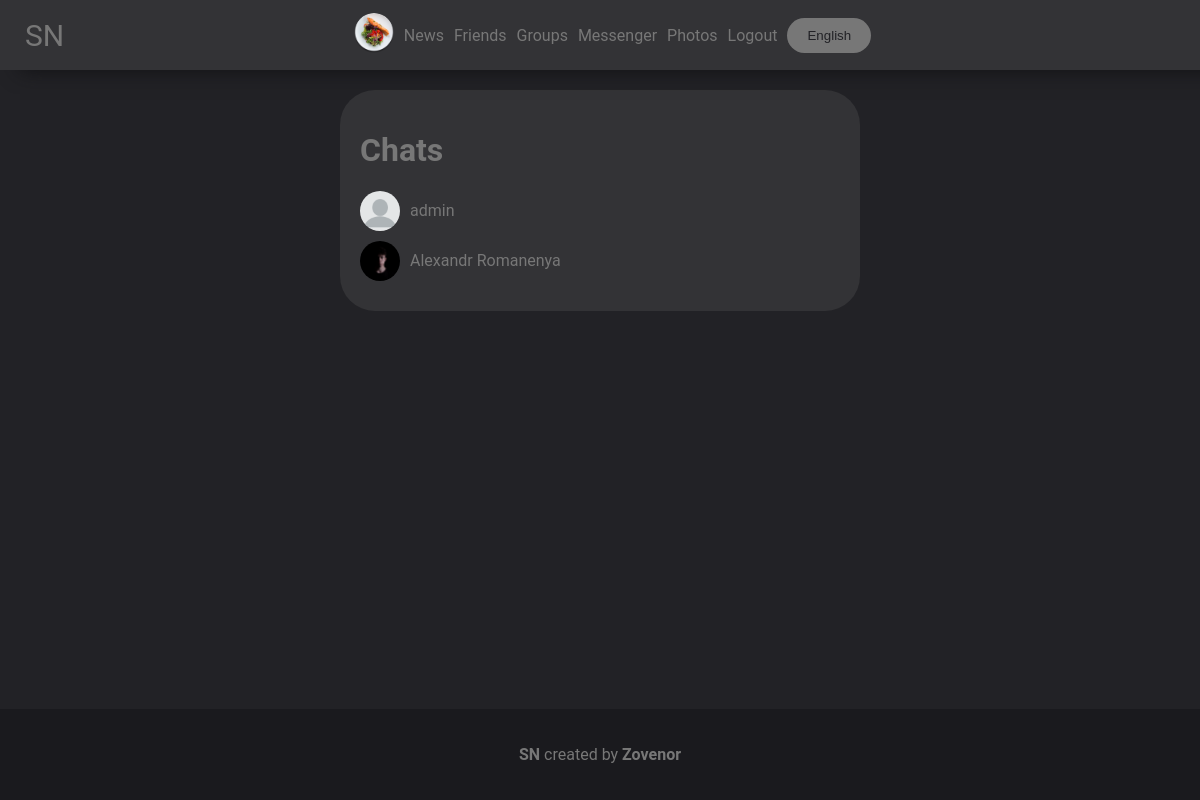
Page /messenger/ (signed in) on the committed database.
### mainpage/models.py (models this page shows, shortened)
class UserDetail(models.Model):
    user = models.ForeignKey(User, on_delete=models.CASCADE)
    age = models.DateField(null=True, blank=True)
    photo = models.ForeignKey(Photo, on_delete=models.SET_NULL, null=True, blank=True)
    permissions = models.CharField(max_length=10, default="public")
    country = models.CharField(max_length=100, null=True, blank=True)
    city = models.CharField(max_length=100, null=True, blank=True)
    sex = models.CharField(max_length=10, choices=(('male', 'male'), ('female', 'female'), ('None', 'None')),
                           default=('None', 'None'))
    def get_photo(self):
        if self.photo:
            return self.photo
        else:
            return settings.STATIC_URL + "/mainpage/img/user.png"

class Photo(models.Model):
    photo = models.ImageField(upload_to='photos')
    date = models.DateTimeField(auto_now=True)
    user = models.ForeignKey(User, on_delete=models.SET_NULL, null=True)
    permissions = models.CharField(max_length=10, default="public")
    def __str__(self):
        return self.photo.url

### messenger/views.py (the view)
# urls.py: path('', views.ChatsView.as_view()),
class ChatsView(View):
    @base
    @user_is_authenticated
    def get(self, request, content={}):
        chats = []
        chats_query = Message.objects.filter(user1=request.user.username).values('user2').distinct().union(
            Message.objects.filter(user2=request.user.username).values('user1').distinct())
        for el in chats_query:
            for el_in in el:
                chats += UserDetail.objects.get(user=User.objects.get(username=el[el_in])),
        content.update({
            'list': get_wordlist(request).Chats,
            'chats': chats,
        })
        return render(request, 'messenger/chats.html', content)

### mainpage/views.py (called while the page is built)
def base(func):
    def wrapper(self, request, content={}, *args, **kwargs):
        if request.user.is_authenticated:
            content.update({'your_user': UserDetail.objects.get(user=request.user)})
        return func(self, request, content=content, **kwargs)
    return wrapper

def user_is_authenticated(func):
    def redir(self, request):
        return redirect('/login?url=' + request.path)
    def wrapper(self, request, *args, **kwargs):
        if request.user.is_authenticated:
            return func(self, request, *args, **kwargs)
        else:
            return redir(self, request)
    return wrapper

def get_wordlist(request):
    langs_list = {
        'en': langs.EN,
        'ru': langs.RU,
    }
    if 'lang' in request.COOKIES:
        lang = request.COOKIES['lang']
        try:
            return langs_list[lang]
        except:
            return langs_list['en']
    else:
        return langs_list['en']

### messenger/templates/messenger/chats.html (shortened to what this page needs)
{% extends 'mainpage/base.html' %}
{% load static %}
{% block content %}
    <link rel="stylesheet" href="{% static 'messenger/chats.css' %}">
    <div class="chats">
        <h1>{{ list.title }}</h1>
        {% for el in chats %}
            <a href="/messenger/personal/{{ el.user.username }}" class="user">
                <div style="background-image: url('{{ el.get_photo }}')" class="user_photo"></div>
                <div class="user_name">{{ el.user.first_name }} {{ el.user.last_name }}</div>
            </a>
        {% endfor %}
    </div>
{% endblock %}

### mainpage/templates/mainpage/base.html (shortened to what this page needs)
<!doctype html>
{% load static %}
<html lang="en">
<head>
    <link rel="stylesheet" href="{% static "mainpage/base.css" %}">
</head>
<body>
<header>
    <a class="NAME" href="/">{{ list.NAME }}</a>
    {% if user.is_authenticated %}
        <a href="/account"><img width="40px" style="border-radius: 999px" src="{{ your_user.get_photo }}"></a>
        <a href="/news">{{ list.news }}</a>
        <a href="/friends">{{ list.Friends }}</a>
        <a href="/groups">{{ list.groups }}</a>
        <a href="/messenger/">{{ list.messenger }}</a>
        <a href="/photos">{{ list.photos }}</a>
        <a href="/logout?url={{ request.path }}">{{ list.LogOut }}</a>
    {% endif %}
    <button style="margin-left: 5px" class="button choose_lang" onclick="choose_lang()">{{ list.choose_lang }}</button>
</header>
<main>
    {% block content %}
{% endblock %}
</main>
<footer>
    <p><a href="https://github.com/zovenor/social_network"><b>{{ list.NAME }}</b></a> {{ list.created_by }} <a href="https://github.com/zovenor"><b>Zovenor</b></a></p>
</footer>
</body>
</html>

### mainpage/static/mainpage/base.css (style rules this page uses)
body { padding: 0; margin: 0; background: #222226; color: #777; font-family: "Roboto", "Lucida Grande", Verdana, Arial, sans-serif; min-height: 100vh; display: flex; flex-flow: column; }
header { background: #333336; padding: 10px; color: #FFF; display: flex; align-items: center; justify-content: center; position: fixed; width: 100vw; height: 50px; left: 0; top: 0; z-index: 999; box-shadow: 20px 0px 20px #111113; }
.NAME { position: fixed; left: 20px; font-size: 30px; }
header a { text-decoration: none; margin: 5px; color: #777; }
main { padding: 20px; padding-top: 90px; }
main a { text-decoration: none; color: #777; }
.button { border-color: #777; border-width: 2px; border-style: solid; border-radius: 999px; padding: 10px; transition: .5s; color: #777; background-color: #222226; width: fit-content; padding-left: 20px; padding-right: 20px; }
.choose_lang { border: 0px; background-color: #777; color: #222226; }
footer { background-color: #1a1a1e; padding: 20px; display: flex; justify-content: center; align-items: center; margin-top: auto; }
footer a { text-decoration: none; color: #777; }

### messenger/static/messenger/chats.css (style rules this page uses)
.user_photo { width: 40px; height: 40px; border-radius: 999px; background-repeat: no-repeat; background-size: cover; }
.user { display: flex; align-items: center; margin-bottom: 10px; }
.user_name { margin-left: 10px; }
.chats { display: flex; background-color: #333336; width: 40vw; padding: 20px; border-radius: 35px; flex-flow: column; }
main { display: flex; justify-content: center; }

### rows in the picture
UserDetail: get_photo (picture)
UserDetail: shows a picture, user.first_name "admin"
UserDetail: get_photo (picture), user.first_name "Alexandr", user.last_name "Romanenya"

### other values in the picture
{{ list.NAME }} "SN"
{{ list.news }} "News"
{{ list.Friends }} "Friends"
{{ list.groups }} "Groups"
{{ list.messenger }} "Messenger"
{{ list.photos }} "Photos"
{{ list.LogOut }} "Logout"
{{ list.choose_lang }} "English"
{{ list.title }} "Chats"
{{ list.created_by }} "created by"
